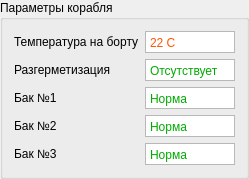
              <widget class="QGroupBox" name="groupBox_5">
               <property name="maximumSize">
                <size>
                 <width>16777215</width>
                 <height>181</height>
                </size>
               </property>
               <property name="title">
                <string>Параметры корабля</string>
               </property>
               <layout class="QVBoxLayout" name="verticalLayout_11">
                <item>
                 <layout class="QHBoxLayout" name="horizontalLayout_15">
                  <item>
                   <widget class="QLabel" name="label_10">
                    <property name="minimumSize">
                     <size>
                      <width>120</width>
                      <height>0</height>
                     </size>
                    </property>
                    <property name="text">
                     <string>Температура на борту</string>
                    </property>
                   </widget>
                  </item>
                  <item>
                   <widget class="QTextEdit" name="textEdit_2">
                    <property name="minimumSize">
                     <size>
                      <width>85</width>
                      <height>0</height>
                     </size>
                    </property>
                    <property name="maximumSize">
                     <size>
                      <width>90</width>
                      <height>22</height>
                     </size>
                    </property>
                    <property name="font">
                     <font>
                      <pointsize>11</pointsize>
                     </font>
                    </property>
                    <property name="verticalScrollBarPolicy">
                     <enum>Qt::ScrollBarAlwaysOff</enum>
                    </property>
                    <property name="horizontalScrollBarPolicy">
                     <enum>Qt::ScrollBarAlwaysOff</enum>
                    </property>
                    <property name="html">
                     <string>&lt;!DOCTYPE HTML PUBLIC &quot;-//W3C//DTD HTML 4.0//EN&quot; &quot;http://www.w3.org/TR/REC-html40/strict.dtd&quot;&gt;
&lt;html&gt;&lt;head&gt;&lt;meta name=&quot;qrichtext&quot; content=&quot;1&quot; /&gt;&lt;meta charset=&quot;utf-8&quot; /&gt;&lt;style type=&quot;text/css&quot;&gt;
p, li { white-space: pre-wrap; }
hr { height: 1px; border-width: 0; }
li.unchecked::marker { content: &quot;\2610&quot;; }
li.checked::marker { content: &quot;\2612&quot;; }
&lt;/style&gt;&lt;/head&gt;&lt;body style=&quot; font-family:'Segoe UI'; font-size:11pt; font-weight:400; font-style:normal;&quot;&gt;
&lt;p style=&quot; margin-top:0px; margin-bottom:0px; margin-left:0px; margin-right:0px; -qt-block-indent:0; text-indent:0px;&quot;&gt;&lt;span style=&quot; font-size:9pt; color:#ff5500;&quot;&gt;22 С  &lt;/span&gt;&lt;/p&gt;&lt;/body&gt;&lt;/html&gt;</string>
                    </property>
                   </widget>
                  </item>
                 </layout>
                </item>
                <item>
                 <layout class="QHBoxLayout" name="horizontalLayout_16">
                  <item>
                   <widget class="QLabel" name="label_11">
                    <property name="minimumSize">
                     <size>
                      <width>120</width>
                      <height>0</height>
                     </size>
                    </property>
                    <property name="text">
                     <string>Разгерметизация</string>
                    </property>
                   </widget>
                  </item>
                  <item>
                   <widget class="QTextEdit" name="textEdit_3">
                    <property name="minimumSize">
                     <size>
                      <width>85</width>
                      <height>0</height>
                     </size>
                    </property>
                    <property name="maximumSize">
                     <size>
                      <width>90</width>
                      <height>22</height>
                     </size>
                    </property>
                    <property name="font">
                     <font>
                      <pointsize>11</pointsize>
                     </font>
                    </property>
                    <property name="verticalScrollBarPolicy">
                     <enum>Qt::ScrollBarAlwaysOff</enum>
                    </property>
                    <property name="horizontalScrollBarPolicy">
                     <enum>Qt::ScrollBarAlwaysOff</enum>
                    </property>
                    <property name="html">
                     <string>&lt;!DOCTYPE HTML PUBLIC &quot;-//W3C//DTD HTML 4.0//EN&quot; &quot;http://www.w3.org/TR/REC-html40/strict.dtd&quot;&gt;
&lt;html&gt;&lt;head&gt;&lt;meta name=&quot;qrichtext&quot; content=&quot;1&quot; /&gt;&lt;meta charset=&quot;utf-8&quot; /&gt;&lt;style type=&quot;text/css&quot;&gt;
p, li { white-space: pre-wrap; }
hr { height: 1px; border-width: 0; }
li.unchecked::marker { content: &quot;\2610&quot;; }
li.checked::marker { content: &quot;\2612&quot;; }
&lt;/style&gt;&lt;/head&gt;&lt;body style=&quot; font-family:'Segoe UI'; font-size:11pt; font-weight:400; font-style:normal;&quot;&gt;
&lt;p style=&quot; margin-top:0px; margin-bottom:0px; margin-left:0px; margin-right:0px; -qt-block-indent:0; text-indent:0px;&quot;&gt;&lt;span style=&quot; font-size:9pt; color:#00aa00;&quot;&gt;Отсутствует&lt;/span&gt;&lt;/p&gt;&lt;/body&gt;&lt;/html&gt;</string>
                    </property>
                   </widget>
                  </item>
                 </layout>
                </item>
                <item>
                 <layout class="QHBoxLayout" name="horizontalLayout_17">
                  <item>
                   <widget class="QLabel" name="label_12">
                    <property name="minimumSize">
                     <size>
                      <width>120</width>
                      <height>0</height>
                     </size>
                    </property>
                    <property name="text">
                     <string>Бак №1</string>
                    </property>
                   </widget>
                  </item>
                  <item>
                   <widget class="QTextEdit" name="textEdit_4">
                    <property name="minimumSize">
                     <size>
                      <width>85</width>
                      <height>0</height>
                     </size>
                    </property>
                    <property name="maximumSize">
                     <size>
                      <width>90</width>
                      <height>22</height>
                     </size>
                    </property>
                    <property name="font">
                     <font>
                      <pointsize>11</pointsize>
                     </font>
                    </property>
                    <property name="verticalScrollBarPolicy">
                     <enum>Qt::ScrollBarAlwaysOff</enum>
                    </property>
                    <property name="horizontalScrollBarPolicy">
                     <enum>Qt::ScrollBarAlwaysOff</enum>
                    </property>
                    <property name="html">
                     <string>&lt;!DOCTYPE HTML PUBLIC &quot;-//W3C//DTD HTML 4.0//EN&quot; &quot;http://www.w3.org/TR/REC-html40/strict.dtd&quot;&gt;
&lt;html&gt;&lt;head&gt;&lt;meta name=&quot;qrichtext&quot; content=&quot;1&quot; /&gt;&lt;meta charset=&quot;utf-8&quot; /&gt;&lt;style type=&quot;text/css&quot;&gt;
p, li { white-space: pre-wrap; }
hr { height: 1px; border-width: 0; }
li.unchecked::marker { content: &quot;\2610&quot;; }
li.checked::marker { content: &quot;\2612&quot;; }
&lt;/style&gt;&lt;/head&gt;&lt;body style=&quot; font-family:'Segoe UI'; font-size:11pt; font-weight:400; font-style:normal;&quot;&gt;
&lt;p style=&quot; margin-top:0px; margin-bottom:0px; margin-left:0px; margin-right:0px; -qt-block-indent:0; text-indent:0px;&quot;&gt;&lt;span style=&quot; font-size:9pt; color:#00aa00;&quot;&gt;Норма&lt;/span&gt;&lt;/p&gt;&lt;/body&gt;&lt;/html&gt;</string>
                    </property>
                   </widget>
                  </item>
                 </layout>
                </item>
                <item>
                 <layout class="QHBoxLayout" name="horizontalLayout_18">
                  <item>
                   <widget class="QLabel" name="label_13">
                    <property name="minimumSize">
                     <size>
                      <width>120</width>
                      <height>0</height>
                     </size>
                    </property>
                    <property name="text">
                     <string>Бак №2</string>
                    </property>
                   </widget>
                  </item>
                  <item>
                   <widget class="QTextEdit" name="textEdit_6">
                    <property name="minimumSize">
                     <size>
                      <width>85</width>
                      <height>0</height>
                     </size>
                    </property>
                    <property name="maximumSize">
                     <size>
                      <width>90</width>
                      <height>22</height>
                     </size>
                    </property>
                    <property name="font">
                     <font>
                      <pointsize>11</pointsize>
                     </font>
                    </property>
                    <property name="verticalScrollBarPolicy">
                     <enum>Qt::ScrollBarAlwaysOff</enum>
                    </property>
                    <property name="horizontalScrollBarPolicy">
                     <enum>Qt::ScrollBarAlwaysOff</enum>
                    </property>
                    <property name="html">
                     <string>&lt;!DOCTYPE HTML PUBLIC &quot;-//W3C//DTD HTML 4.0//EN&quot; &quot;http://www.w3.org/TR/REC-html40/strict.dtd&quot;&gt;
&lt;html&gt;&lt;head&gt;&lt;meta name=&quot;qrichtext&quot; content=&quot;1&quot; /&gt;&lt;meta charset=&quot;utf-8&quot; /&gt;&lt;style type=&quot;text/css&quot;&gt;
p, li { white-space: pre-wrap; }
hr { height: 1px; border-width: 0; }
li.unchecked::marker { content: &quot;\2610&quot;; }
li.checked::marker { content: &quot;\2612&quot;; }
&lt;/style&gt;&lt;/head&gt;&lt;body style=&quot; font-family:'Segoe UI'; font-size:11pt; font-weight:400; font-style:normal;&quot;&gt;
&lt;p style=&quot; margin-top:0px; margin-bottom:0px; margin-left:0px; margin-right:0px; -qt-block-indent:0; text-indent:0px;&quot;&gt;&lt;span style=&quot; font-size:9pt; color:#00aa00;&quot;&gt;Норма&lt;/span&gt;&lt;/p&gt;&lt;/body&gt;&lt;/html&gt;</string>
                    </property>
                   </widget>
                  </item>
                 </layout>
                </item>
                <item>
                 <layout class="QHBoxLayout" name="horizontalLayout_19">
                  <item>
                   <widget class="QLabel" name="label_14">
                    <property name="minimumSize">
                     <size>
                      <width>120</width>
                      <height>0</height>
                     </size>
                    </property>
                    <property name="text">
                     <string>Бак №3</string>
                    </property>
                   </widget>
                  </item>
                  <item>
                   <widget class="QTextEdit" name="textEdit_5">
                    <property name="minimumSize">
                     <size>
                      <width>85</width>
                      <height>0</height>
                     </size>
                    </property>
                    <property name="maximumSize">
                     <size>
                      <width>90</width>
                      <height>22</height>
                     </size>
                    </property>
                    <property name="font">
                     <font>
                      <pointsize>11</pointsize>
                     </font>
                    </property>
                    <property name="verticalScrollBarPolicy">
                     <enum>Qt::ScrollBarAlwaysOff</enum>
                    </property>
                    <property name="horizontalScrollBarPolicy">
                     <enum>Qt::ScrollBarAlwaysOff</enum>
                    </property>
                    <property name="html">
                     <string>&lt;!DOCTYPE HTML PUBLIC &quot;-//W3C//DTD HTML 4.0//EN&quot; &quot;http://www.w3.org/TR/REC-html40/strict.dtd&quot;&gt;
&lt;html&gt;&lt;head&gt;&lt;meta name=&quot;qrichtext&quot; content=&quot;1&quot; /&gt;&lt;meta charset=&quot;utf-8&quot; /&gt;&lt;style type=&quot;text/css&quot;&gt;
p, li { white-space: pre-wrap; }
hr { height: 1px; border-width: 0; }
li.unchecked::marker { content: &quot;\2610&quot;; }
li.checked::marker { content: &quot;\2612&quot;; }
&lt;/style&gt;&lt;/head&gt;&lt;body style=&quot; font-family:'Segoe UI'; font-size:11pt; font-weight:400; font-style:normal;&quot;&gt;
&lt;p style=&quot; margin-top:0px; margin-bottom:0px; margin-left:0px; margin-right:0px; -qt-block-indent:0; text-indent:0px;&quot;&gt;&lt;span style=&quot; font-size:9pt; color:#00aa00;&quot;&gt;Норма&lt;/span&gt;&lt;/p&gt;&lt;/body&gt;&lt;/html&gt;</string>
                    </property>
                   </widget>
                  </item>
                 </layout>
                </item>
               </layout>
              </widget>
